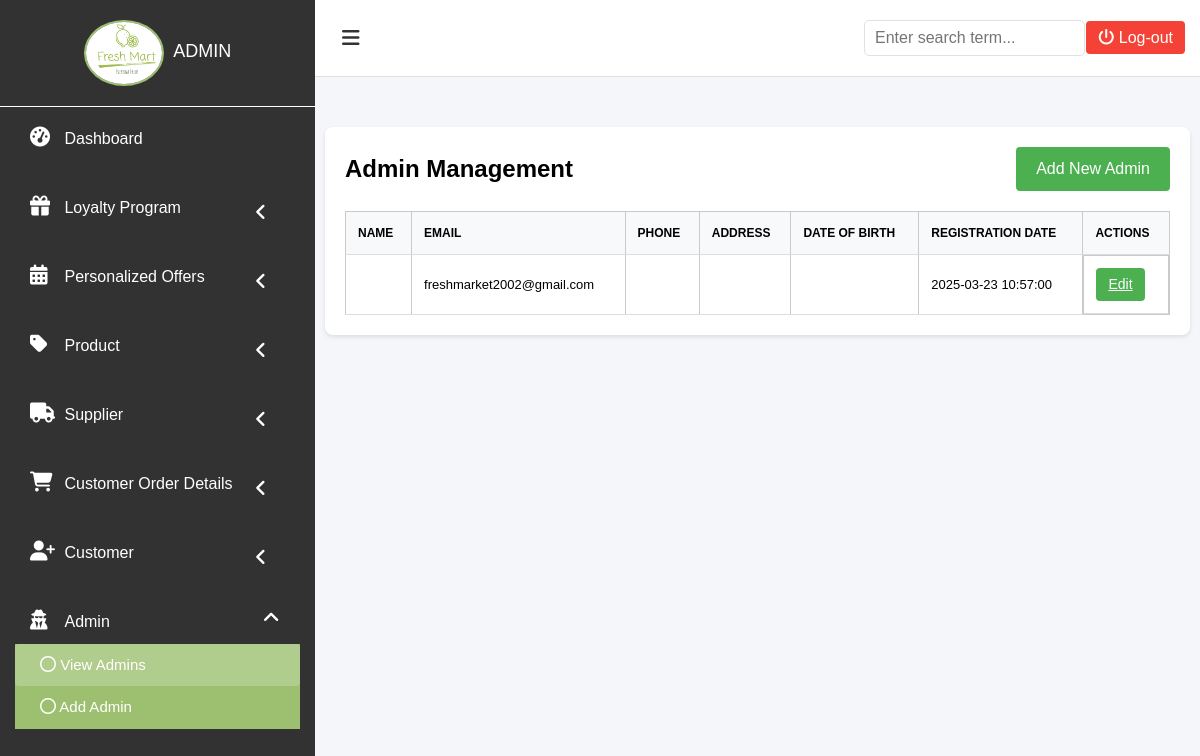
Screenshot of /admin/admins-view.php (signed in) with the database file from the repository.
### tables this page shows
CREATE TABLE `rewards` (
  `id` int(11) NOT NULL,
  `user_id` bigint(20) NOT NULL,
  `points` int(11) NOT NULL DEFAULT 0,
  `created_at` timestamp NOT NULL DEFAULT current_timestamp(),
  `updated_at` timestamp NOT NULL DEFAULT current_timestamp() ON UPDATE current_timestamp()
);

CREATE TABLE `users` (
  `id` bigint(20) NOT NULL,
  `user_id` bigint(20) NOT NULL,
  `user_name` varchar(255) NOT NULL,
  `last_name` varchar(64) NOT NULL,
  `password_hash` varchar(255) NOT NULL,
  `date` timestamp NOT NULL DEFAULT current_timestamp() ON UPDATE current_timestamp(),
  `email` varchar(255) NOT NULL,
  `reset_token_hash` varchar(64) DEFAULT NULL,
  `reset_token_expires_at` datetime DEFAULT NULL,
  `user_otp` varchar(64) NOT NULL,
  `role_as` tinyint(4) NOT NULL DEFAULT 0,
  `birthday` date DEFAULT NULL,
  `used_birthday_offer` tinyint(1) DEFAULT 0,
  `loyalty_tier` varchar(20) DEFAULT 'Bronze' COMMENT 'User loyalty tier (Bronze, Silver, Gold, etc)',
  `must_change_password` tinyint(1) NOT NULL DEFAULT 0
);

### admin/admins-view.php (the view, shortened to what this page needs)
<?php
	include("../connection.php");
	$query = "SELECT u.*, cd.first_name, cd.last_name, cd.phone_number, cd.address, cd.birthday, r.points
			  FROM users u
			  LEFT JOIN customer_details cd ON u.id = cd.user_id
			  LEFT JOIN rewards r ON u.id = r.user_id
			  WHERE u.role_as = 1
			  ORDER BY u.date DESC";
	$result = mysqli_query($con, $query);
?>
<!DOCTYPE html>
<html>
<head>
	<link rel="stylesheet" type="text/css" href="css/login.css">
</head>
<body>
	<div id="dashboardMainContainer">
		<?php include('partials/app-sidebar.php') ?>
		<div class="dasboard_content_container" id="dasboard_content_container">
			<?php include('partials/app-topnav.php') ?>
			<div class="dashboard_content">
				<div class="user-management">
					<div class="header-actions">
						<h2>Admin Management</h2>
						<a href="admins-add.php" class="add-user-btn">Add New Admin</a>
					</div>
					<table class="user-table">
						<thead>
							<tr>
								<th>NAME</th>
								<th>EMAIL</th>
								<th>PHONE</th>
								<th>ADDRESS</th>
								<th>DATE OF BIRTH</th>
								<th>REGISTRATION DATE</th>
								<th>ACTIONS</th>
							</tr>
						</thead>
						<tbody>
							<?php mysqli_data_seek($result, 0); while($row = mysqli_fetch_assoc($result)): ?>
							<tr>
								<td><?= htmlspecialchars($row['first_name'] . ' ' . $row['last_name']) ?></td>
								<td><?= htmlspecialchars($row['email']) ?></td>
								<td><?= htmlspecialchars($row['phone_number']) ?></td>
								<td><?= htmlspecialchars($row['address']) ?></td>
								<td><?= htmlspecialchars($row['birthday']) ?></td>
								<td><?= htmlspecialchars($row['date']) ?></td>
								<td class="action-buttons">
									<a href="admins-edit.php?id=<?= $row['id'] ?>" class="btn btn-edit">Edit</a>
								</td>
							</tr>
							<?php endwhile; ?>
						</tbody>
					</table>
				</div>
			</div>
		</div>
	</div>
</body>
</html>

### admin/css/login.css (style rules this page uses)
*,*::before,*::after { box-sizing:border-box }
body,h1,h2,h3,h4,p,ul[class],ol[class],figure,blockquote,dl,dd { margin:0 }
body { min-height:100vh;scroll-behavior:smooth;text-rendering:optimizeSpeed;line-height:1.5 }
body { font-family: arial; }
#dashboardMainContainer { display: flex; width: 100%; min-height: 100vh; position: relative; }
.dasboard_content_container { margin-left: 315px; width: calc(100% - 315px); transition: all 0.3s ease; background: #f4f6f9; }
div.dashboard_content { padding: 50px 10px 10px 10px; }
table, th, td { border: 1px solid #cacaca; border-collapse: collapse; }
table { width:100%; }
table th { font-size: 12px; text-transform: uppercase; text-align: center; background: #f4f6f9; }
table td { font-size: 13px; text-align: center; padding:5px; }
.btn { padding: 8px 16px; border: none; border-radius: 4px; cursor: pointer; font-size: 14px; transition: all 0.2s; }

### admin/admins-view.php (style rules this page uses)
.dashboard_content { padding: 20px; }
.user-management { background: white; padding: 20px; border-radius: 8px; box-shadow: 0 2px 4px rgba(0,0,0,0.1); }
.user-table { width: 100%; border-collapse: collapse; margin-top: 20px; }
.user-table th, .user-table td { padding: 12px; text-align: left; border-bottom: 1px solid #ddd; }
.user-table th { background-color: #f8f9fa; font-weight: 600; }
.action-buttons { display: flex; gap: 10px; }
.btn { padding: 6px 12px; border: none; border-radius: 4px; cursor: pointer; font-size: 14px; transition: background-color 0.3s; }
.btn-edit { background-color: #4CAF50; color: white; }
.header-actions { display: flex; justify-content: space-between; align-items: center; margin-bottom: 20px; }
.add-user-btn { background-color: #4CAF50; color: white; padding: 10px 20px; text-decoration: none; border-radius: 4px; }

### rows the page displays
rewards: user.email "freshmarket2002@gmail.com", user.date "2025-03-23 10:57:00"

### other values shown
$display_name "ADMIN"
